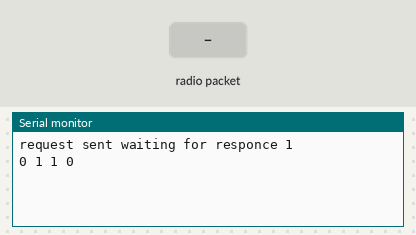
This sketch was run on a simulated Arduino Uno, built with avr-gcc and run on an emulated ATmega328P. Parts: the last lines printed to the serial monitor. The test bench sets the inputs (shaded band). No radio packets arrive unless stated.

Above: at 1.2 s.
1.3 s: radio packet "1" arrives
At 3.5 s:
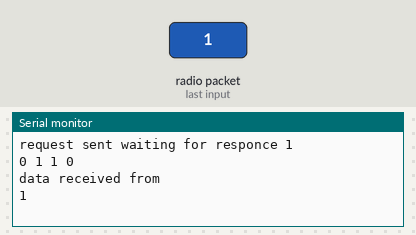
3.8 s: radio packet "0" arrives
At 11.0 s:
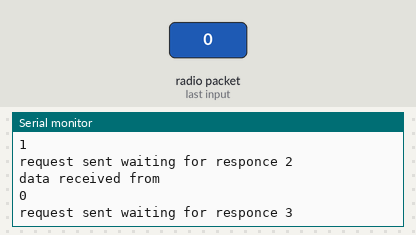

Measured:
- after the input at 1.3 s, the serial monitor: prints a new line after 1.0 s (image 1)
- after the input at 3.8 s, the serial monitor: prints a new line after 2.4 s (image 2)

The sketch:

LoRa_Master.ino
```cpp
#include <SPI.h>
#include <LoRa.h>
#include <string.h>

long int TIME = 0;
long int TIME1 = 0;
int voltage = 221;
int current  = 11;
int power = 111;
int energy = 1;
char splitStrings[10][10];
bool received = false;
bool sub = true;
int ID = 1;
String gateId = "0";
String sender_ID = "0";
String receiver_ID = "2";
String repeater_ID = "0";
String datatype = "0";
String packet = "";
String myId = "1";
String Message = "";
String query = "0";
int n = 0;
void setup() {
  // put your setup code here, to run once:
  Serial.begin(9600);
  if (!LoRa.begin(868E6)) {
    Serial.println("Starting LoRa failed!");
    while (1);
  }
  TIME = millis()-10000;
}


void loop() {
  if (ID > 5) {
        ID = 0;
      }
  packet = query + " " + myId + " " + ID + " " + repeater_ID ;//+ " " + voltage + " " + current + " " + power + " " + energy;
  TIME1 = millis();
  if (millis() - TIME > 5000)
  { Serial.print("request sent waiting for responce ");
    Serial.println(ID);
    sub = true;
    Serial.println(packet);
    LoRa.beginPacket();
    LoRa.print(packet);
    LoRa.endPacket();
    TIME = millis();
  }
  while (sub == true)
  {
    Listen();
    if ((millis() - TIME1) > 2000) {
      sub = false;
      n++;
      if (n >= 3)
      {
        ID++;
        n = 0;
        Serial.println("five data retreival attemt failed, moving to another node");
      }
    }
    if (received == true)    // if data is received than break the loop and reser the indicator
    {
      sub = false;
      received = false;
      ID++;
      n = 0;
    }
  }
}

void Listen() {
  int packetSize = LoRa.parsePacket();
  if (packetSize) {
    // read packet
    while (LoRa.available()) {
      Message = LoRa.readString() ;
    }
    int n = Message.length();                 //Read who sent the data
    char char_array[n + 1];
    strcpy(char_array, Message.c_str());
    int i = 0;
    char *p = strtok (char_array, " ");
    char *array[20];
    while (p != NULL)
    {
      array[i++] = p;
      p = strtok (NULL, " ");
    }
    datatype = String(array[0]);
    sender_ID = String(array[1]);       //Process and print the data
    receiver_ID = String(array[2]);       //Process and print the data
    repeater_ID = String(array[3]);
    if (datatype = "1")
    {
      received = true;
      datatype = "0";
      Serial.print("data received from ");
      Serial.println(sender_ID);
      Serial.println(Message);
      Message = "";
    }
  }
}
```
